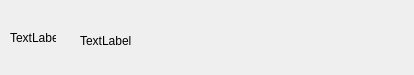
<?xml version="1.0" encoding="UTF-8"?>
<ui version="4.0">
 <class>UpdateGui</class>
 <widget class="QDialog" name="UpdateGui">
  <property name="geometry">
   <rect>
    <x>0</x>
    <y>0</y>
    <width>414</width>
    <height>75</height>
   </rect>
  </property>
  <property name="windowTitle">
   <string>Dialog</string>
  </property>
  <widget class="QLabel" name="logLabel">
   <property name="geometry">
    <rect>
     <x>80</x>
     <y>30</y>
     <width>311</width>
     <height>21</height>
    </rect>
   </property>
   <property name="text">
    <string>TextLabel</string>
   </property>
  </widget>
  <widget class="QLabel" name="gifLabel">
   <property name="geometry">
    <rect>
     <x>10</x>
     <y>12</y>
     <width>46</width>
     <height>51</height>
    </rect>
   </property>
   <property name="text">
    <string>TextLabel</string>
   </property>
  </widget>
 </widget>
 <resources/>
 <connections/>
</ui>
